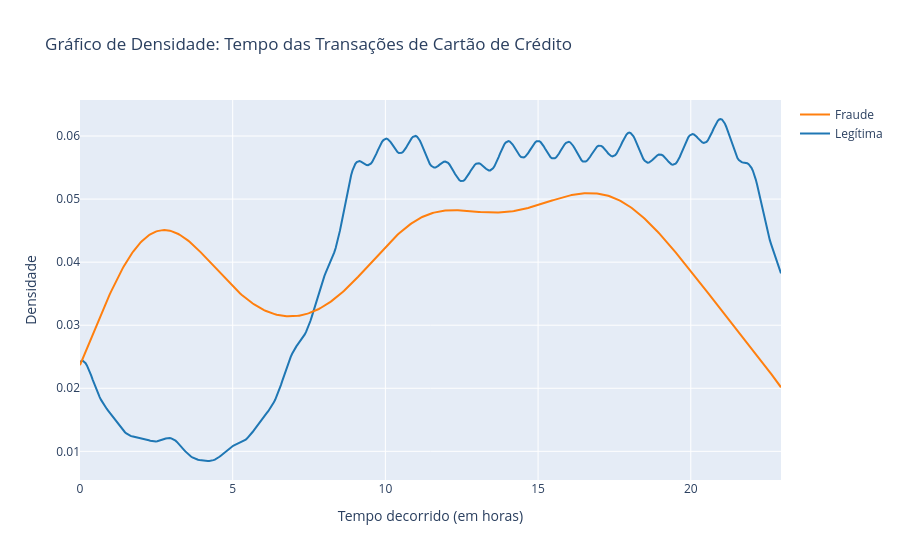

Notebook code cell kept with this figure:
### Code cell
class_0 = df.loc[df['Class'] == 0]['Hora']
class_1 = df.loc[df['Class'] == 1]['Hora']

fig_densidade = ff.create_distplot([class_0, class_1], ['Legítima', 'Fraude'], show_hist=False, show_rug=False)
fig_densidade['layout'].update(
    title='Gráfico de Densidade: Tempo das Transações de Cartão de Crédito', 
    xaxis=dict(title='Tempo decorrido (em horas)'),
    yaxis=dict(title='Densidade')
)
fig_densidade.show()

### Figure 1 — Plotly figure (JSON) as saved in the notebook; plotly's stock layout.template omitted (floating-point values rounded to 4 significant figures; data arrays with more than 128 entries replaced by an {"elided": "..."} marker saying what was removed)
{"data": [{"legendgroup": "Legítima", "marker": {"color": "rgb(31, 119, 180)"}, "mode": "lines", "name": "Legítima", "showlegend": true, "type": "scatter", "x": {"elided": "500 float values"}, "xaxis": "x", "y": {"elided": "500 float values"}, "yaxis": "y"}, {"legendgroup": "Fraude", "marker": {"color": "rgb(255, 127, 14)"}, "mode": "lines", "name": "Fraude", "showlegend": true, "type": "scatter", "x": {"elided": "500 float values"}, "xaxis": "x", "y": {"elided": "500 float values"}, "yaxis": "y"}], "layout": {"barmode": "overlay", "hovermode": "closest", "legend": {"traceorder": "reversed"}, "title": {"text": "Gráfico de Densidade: Tempo das Transações de Cartão de Crédito"}, "xaxis": {"anchor": "y2", "domain": [0, 1], "title": {"text": "Tempo decorrido (em horas)"}, "zeroline": false}, "yaxis": {"anchor": "free", "domain": [0, 1], "position": 0, "title": {"text": "Densidade"}}}}
